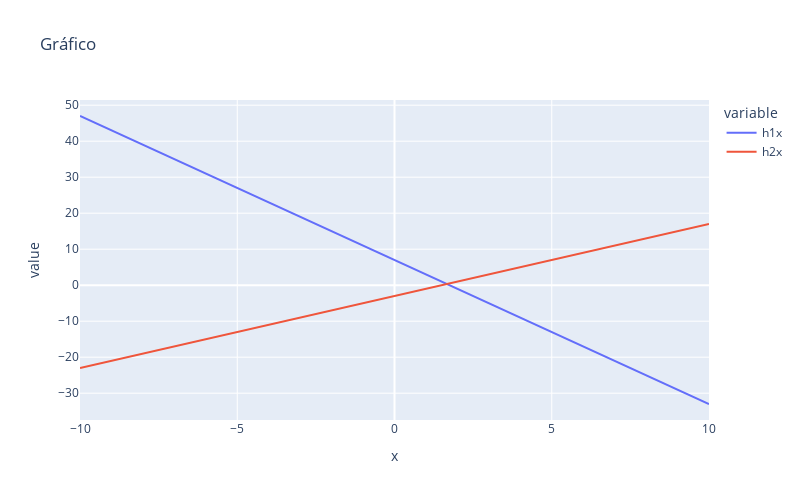

Source (notebook cell):
### Code cell
px.line(
    valores2,
    x='x',
    y=['h1x', 'h2x'],
    title='Gráfico',
    labels={"x": "x"},
    height=500,
    width=800,
    template='plotly')

### Figure 1 — Plotly figure (JSON) as saved in the notebook; plotly's stock layout.template omitted (floating-point values rounded to 4 significant figures)
{"data": [{"hovertemplate": "variable=h1x<br>x=%{x}<br>value=%{y}<extra></extra>", "legendgroup": "h1x", "line": {"color": "#636efa", "dash": "solid"}, "mode": "lines", "name": "h1x", "orientation": "v", "showlegend": true, "type": "scatter", "x": [-10, -9.5, -9, -8.5, -8, -7.5, -7, -6.5, -6, -5.5, -5, -4.5, -4, -3.5, -3, -2.5, -2, -1.5, -1, -0.5, 0, 0.5, 1, 1.5, 2, 2.5, 3, 3.5, 4, 4.5, 5, 5.5, 6, 6.5, 7, 7.5, 8, 8.5, 9, 9.5, 10], "xaxis": "x", "y": [47, 45, 43, 41, 39, 37, 35, 33, 31, 29, 27, 25, 23, 21, 19, 17, 15, 13, 11, 9, 7, 5, 3, 1, -1, -3, -5, -7, -9, -11, -13, -15, -17, -19, -21, -23, -25, -27, -29, -31, -33], "yaxis": "y"}, {"hovertemplate": "variable=h2x<br>x=%{x}<br>value=%{y}<extra></extra>", "legendgroup": "h2x", "line": {"color": "#EF553B", "dash": "solid"}, "mode": "lines", "name": "h2x", "orientation": "v", "showlegend": true, "type": "scatter", "x": [-10, -9.5, -9, -8.5, -8, -7.5, -7, -6.5, -6, -5.5, -5, -4.5, -4, -3.5, -3, -2.5, -2, -1.5, -1, -0.5, 0, 0.5, 1, 1.5, 2, 2.5, 3, 3.5, 4, 4.5, 5, 5.5, 6, 6.5, 7, 7.5, 8, 8.5, 9, 9.5, 10], "xaxis": "x", "y": [-23, -22, -21, -20, -19, -18, -17, -16, -15, -14, -13, -12, -11, -10, -9, -8, -7, -6, -5, -4, -3, -2, -1, 0, 1, 2, 3, 4, 5, 6, 7, 8, 9, 10, 11, 12, 13, 14, 15, 16, 17], "yaxis": "y"}], "layout": {"height": 500, "legend": {"title": {"text": "variable"}, "tracegroupgap": 0}, "title": {"text": "Gráfico"}, "width": 800, "xaxis": {"anchor": "y", "domain": [0, 1], "title": {"text": "x"}}, "yaxis": {"anchor": "x", "domain": [0, 1], "title": {"text": "value"}}}}
